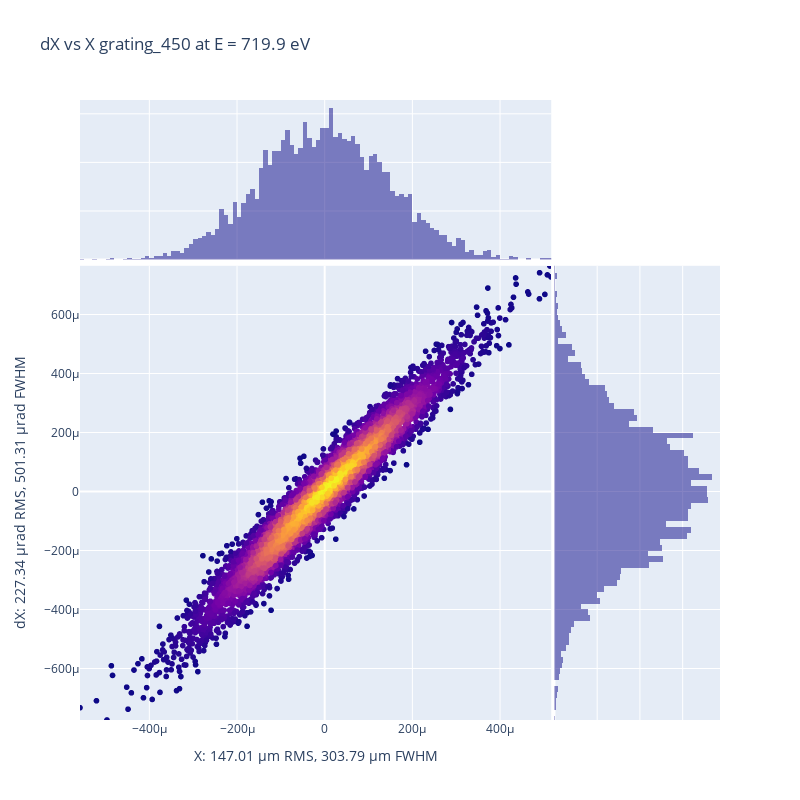

Notebook code cell kept with this figure:
### Code cell
f = px.get_optimal_focalization_distance(oe, verbose=True)
px.plot_spd_plotly(oe.get_diagram(distance_from_oe=d), oe_name=oe.name, x_key="X", y_key="dX", 
                show_map=False, light_plot=False, orthonorm=False, save_in_file="", return_fwhm=False, )

### Figure 1 — Plotly figure (JSON) as saved in the notebook; plotly's stock layout.template omitted (floating-point values rounded to 4 significant figures; data arrays with more than 128 entries replaced by an {"elided": "..."} marker saying what was removed)
{"data": [{"hovertemplate": "X=%{x}<br>dX=%{y}<br>color=%{marker.color}<extra></extra>", "legendgroup": "", "marker": {"color": {"elided": "5000 float values"}, "coloraxis": "coloraxis", "symbol": "circle"}, "mode": "markers", "name": "", "showlegend": false, "type": "scattergl", "x": {"elided": "5000 float values"}, "xaxis": "x", "y": {"elided": "5000 float values"}, "yaxis": "y"}, {"alignmentgroup": "True", "bingroup": "x", "hovertemplate": "X=%{x}<br>count=%{y}<extra></extra>", "legendgroup": "", "marker": {"color": "#0d0887"}, "name": "", "offsetgroup": "", "opacity": 0.5, "showlegend": false, "type": "histogram", "x": {"elided": "5000 float values"}, "xaxis": "x3", "yaxis": "y3"}, {"alignmentgroup": "True", "bingroup": "y", "hovertemplate": "dX=%{y}<br>count=%{x}<extra></extra>", "legendgroup": "", "marker": {"color": "#0d0887"}, "name": "", "offsetgroup": "", "opacity": 0.5, "showlegend": false, "type": "histogram", "xaxis": "x2", "y": {"elided": "5000 float values"}, "yaxis": "y2"}], "layout": {"barmode": "overlay", "coloraxis": {"colorbar": {"title": {"text": "color"}}, "colorscale": [[0, "#0d0887"], [0.1111, "#46039f"], [0.2222, "#7201a8"], [0.3333, "#9c179e"], [0.4444, "#bd3786"], [0.5556, "#d8576b"], [0.6667, "#ed7953"], [0.7778, "#fb9f3a"], [0.8889, "#fdca26"], [1, "#f0f921"]], "showscale": false}, "height": 800, "legend": {"tracegroupgap": 0}, "title": {"text": "dX vs X grating_450 at E = 719.9 eV"}, "width": 800, "xaxis": {"anchor": "y", "domain": [0, 0.7363], "range": [-0.0005582, 0.0005168], "title": {"text": "X: 147.01 µm RMS, 303.79 µm FWHM"}}, "xaxis2": {"anchor": "y2", "domain": [0.7413, 1], "matches": "x2", "showgrid": true, "showline": false, "showticklabels": false, "ticks": ""}, "xaxis3": {"anchor": "y3", "domain": [0, 0.7363], "matches": "x", "showgrid": true, "showticklabels": false}, "xaxis4": {"anchor": "y4", "domain": [0.7413, 1], "matches": "x2", "showgrid": true, "showline": false, "showticklabels": false, "ticks": ""}, "yaxis": {"anchor": "x", "domain": [0, 0.7326], "range": [-0.0007746, 0.0007652], "title": {"text": "dX: 227.34 µrad RMS, 501.31 µrad FWHM"}}, "yaxis2": {"anchor": "x2", "domain": [0, 0.7326], "matches": "y", "showgrid": true, "showticklabels": false}, "yaxis3": {"anchor": "x3", "domain": [0.7426, 1], "matches": "y3", "showgrid": true, "showline": false, "showticklabels": false, "ticks": ""}, "yaxis4": {"anchor": "x4", "domain": [0.7426, 1], "matches": "y3", "showgrid": true, "showline": false, "showticklabels": false, "ticks": ""}}}
